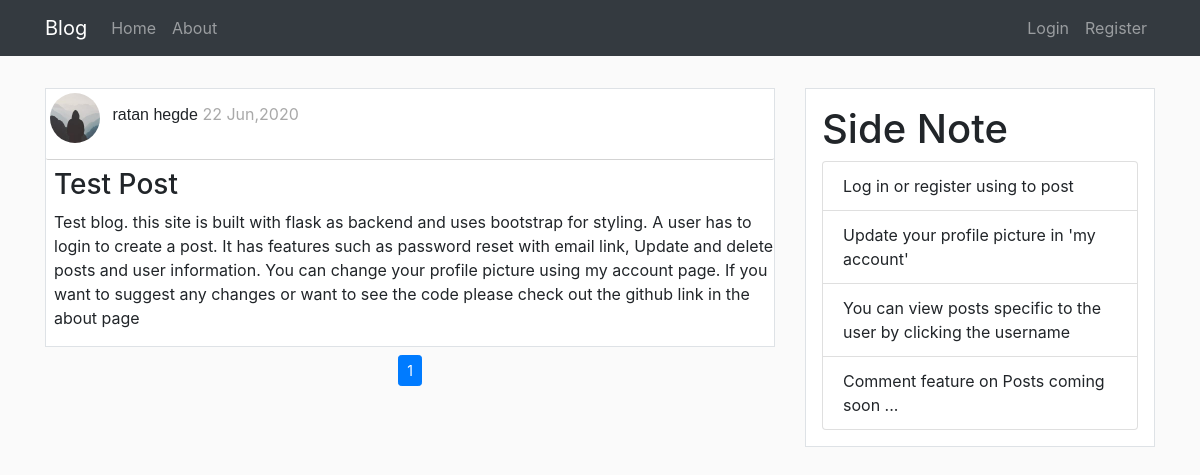
The page /home on the database its author committed.
### flaskBlog/models.py (models this page shows, shortened)
class Post(db.Model):
    id = db.Column(db.Integer , primary_key = True)
    title = db.Column(db.String(100), nullable=False)
    date_posted = db.Column(db.DateTime, nullable=False, default=datetime.utcnow)
    content = db.Column(db.Text, nullable=False)
    user_id = db.Column(db.Integer, db.ForeignKey('user.id'), nullable=False)

class User(db.Model, UserMixin):
    id = db.Column(db.Integer , primary_key = True)
    username = db.Column(db.String(20), unique=True , nullable=False)
    email = db.Column(db.String(120), unique=True , nullable=False)
    image_file = db.Column(db.String(20), nullable=False, default='default.jpg')
    password = db.Column(db.String(60), nullable=False)
    posts = db.relationship('Post', backref='author', lazy=True)

### flaskBlog/main/routes.py (the view)
@main.route("/")
@main.route("/home")
def home():
    page_no = request.args.get('page',1,type=int)
    posts= Post.query.order_by(Post.date_posted.desc()).paginate(page=page_no,per_page=5)
    return render_template('home.html', posts=posts)

### flaskBlog/templates/home.html
{% extends 'layout.html' %}
{% block content %}
    {% for post in posts.items %}
        <div class="article border">
            <div class="post-metadata">
                <img class="rounded-circle mt-1 ml-1" src="{{ url_for('static',filename='profile_pics/'+post.author.image_file) }}" alt="" id="post_img">
                <span class="Postauthor ml-2"><a href="{{ url_for('users.user_posts',username=post.author.username) }}">{{ post.author.username }}</a></span>
                <span class="Postdate mr-1"> {{ post.date_posted.strftime('%d %b,%Y') }}</span>
            </div>
            <h3 class="mt-2 ml-2 mr-2"><a href="{{ url_for('posts.post',post_id=post.id) }}">{{ post.title }}</a></h3>
            <p class="ml-2">{{ post.content }}</p>
        </div>
    {% endfor %}
    <nav aria-label="Page navigation example" class="mt-2 d-flex justify-content-center">
        <ul class="pagination pagination-sm">
          {% for page_num in posts.iter_pages(left_edge=1,right_edge=1,left_current=1,right_current=1) %}
            {% if page_num %}
                {% if page_num == posts.page %}
                    <li class="page-item active"><a class="page-link" href="{{ url_for('main.home',page=page_num )}}">{{ page_num }} <span class="sr-only">(current)</span> </a></li>
                {% else %}
                    <li class="page-item"><a class="page-link" href="{{ url_for('main.home',page=page_num )}}">{{ page_num }}</a></li>
                {% endif %}
            {% else %}
            <li class="page-item">...</li>
            {% endif %}
          {% endfor %}
        </ul>
      </nav>
{% endblock %}

### flaskBlog/static/main.css (style rules this page uses)
body { background: #fafafa; }
a { color: inherit; }
.article { margin-top: 2rem; background-color: #ffffff; }
.Postauthor { font-family: sans-serif; font-weight: 300; }
.Postdate { color: darkgray; }
.post-metadata { padding-bottom: 1rem; border-bottom: 1px solid lightgray; border-radius: 2px; border-width: 80%; }
#post_img { height: 50px; width: 50px; }

### rows shown on the page
Post: image_file (picture), author.username "ratan hegde", date_posted "22 Jun,2020", title "Test Post", content "Test blog. this site is built with flask as backend and uses bootstrap for styling. A user has to login to create a post. It has features such as password reset with email link, Update and delete posts and user information. You can change your profile picture using my account page. If you want to suggest any changes or want to see the code please check out the github link in the about page"

### other values the page prints
{{ page_num }} "1"
